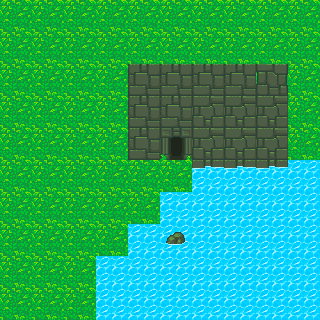

The image is a tile-based game level rendered from a .tmx file. Its description and complete source (layers, tilesets, objects, tile grids) follow:
An orthogonal 10x10 tile map with 32x32 px tiles, 1 tile layer (Kachelebene 1) and 2 objects.

<map version="1.2" tiledversion="1.2.2" orientation="orthogonal" renderorder="right-down" width="10" height="10" tilewidth="32" tileheight="32" infinite="0" nextlayerid="6" nextobjectid="10">
 <tileset firstgid="1" source="Testmaptileset.tsx" />
 <layer id="1" name="Kachelebene 1" width="10" height="10">
  <data encoding="csv">
14,14,14,14,14,14,14,14,14,14,
14,14,14,14,14,14,14,14,14,14,
14,14,14,14,17,17,17,17,4,14,
14,14,14,14,17,17,16,16,16,14,
14,14,14,14,17,43,16,16,16,14,
14,14,14,14,14,14,46,46,46,68,
14,14,14,14,14,68,68,68,68,68,
14,14,14,14,68,44,68,68,68,68,
14,14,14,68,68,68,68,68,68,68,
14,14,14,68,68,68,68,68,68,68
</data>
 </layer>
 <objectgroup id="2" name="natural_collision">
  <object id="1" x="127.5" y="65" width="159.5" height="94.3333" />
  <object id="9" x="166.667" y="235" width="8" height="8.33333" />
 </objectgroup>
 <objectgroup id="3" name="Objektebene 2" />
</map>
